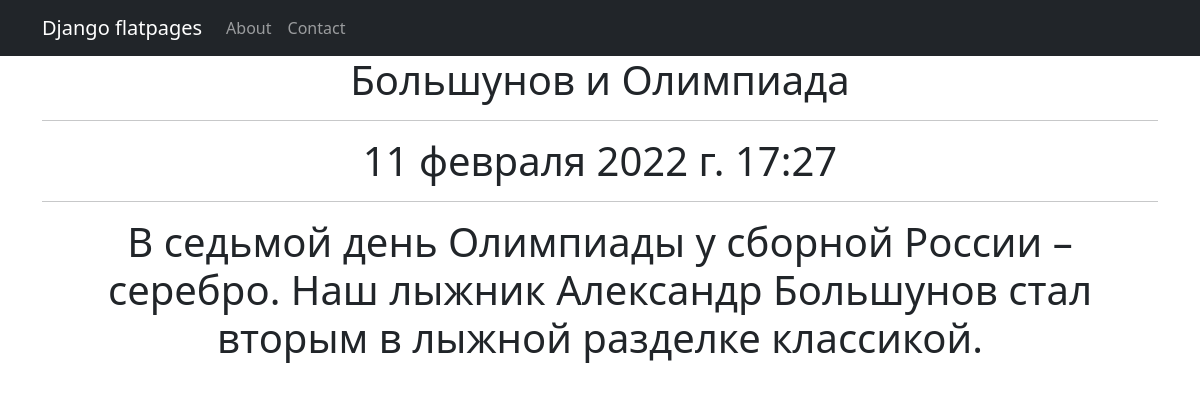
Screenshot of /news/1 with the database file from the repository.
### news/models.py (models this page shows, shortened)
class Post(models.Model):
    author = models.ForeignKey(Author, on_delete=models.CASCADE, verbose_name = 'Автор')
    NEWS = 'NW'
    ARTICLE = 'AR'
    CATEGORY_CHOICES = (
        (NEWS, 'Новость'),
        (ARTICLE, 'Статья'),
    )
    categoryType = models.CharField(max_length=2, choices=CATEGORY_CHOICES, default=ARTICLE, verbose_name = 'Тип публикации')
    dateCreation = models.DateTimeField(auto_now_add=True, verbose_name = 'дата')
    postCategory = models.ManyToManyField(Category, through='PostCategory')
    title = models.CharField(max_length=128, verbose_name = 'Заголовок')
    text = models.TextField(default=0, verbose_name = 'Текст')
    rating = models.SmallIntegerField(default=0, verbose_name = 'Рэйтинг')

### news/views.py (the view)
# urls.py: path('<int:pk>', PostDetail.as_view()),
class PostDetail(DetailView):
    model = Post
    template_name = 'post.html'
    context_object_name = 'post'

### news/templatetags/custom_filters.py (called while the page is built)
@register.filter(name='censor')
def Censor(value):
    for word in BAD_WORDS:
        value = value.replace(word[0:], '*' * (len(word) - 1))
    return value

### news/templates/news/post.html (shortened to what this page needs)
{% extends 'flatpages/default.html' %}
{% load custom_filters %}
{% block content %}
<h1>{{ post.title|censor }}</h1>
<hr>
<h1>{{ post.dateCreation }}</h1>
<hr>
<h1>{{ post.text|censor }}</h1>
{% endblock content %}

### rows the page displays
Post: title|censor "Большунов и Олимпиада", dateCreation "11 февраля 2022 г. 17:27", text|censor "В седьмой день Олимпиады у сборной России – серебро. Наш лыжник Александр Большунов стал вторым в лыжной разделке классикой."
